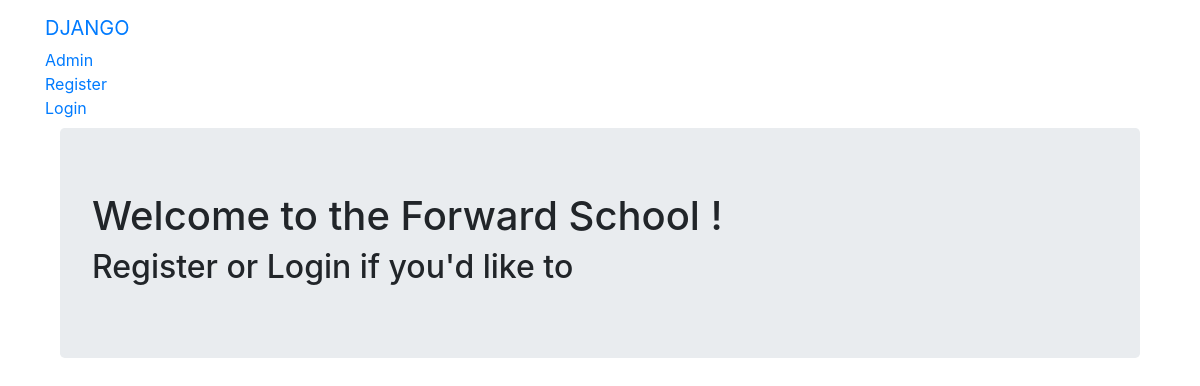
The page /hello_world/dashboard/ on the database as committed earlier.
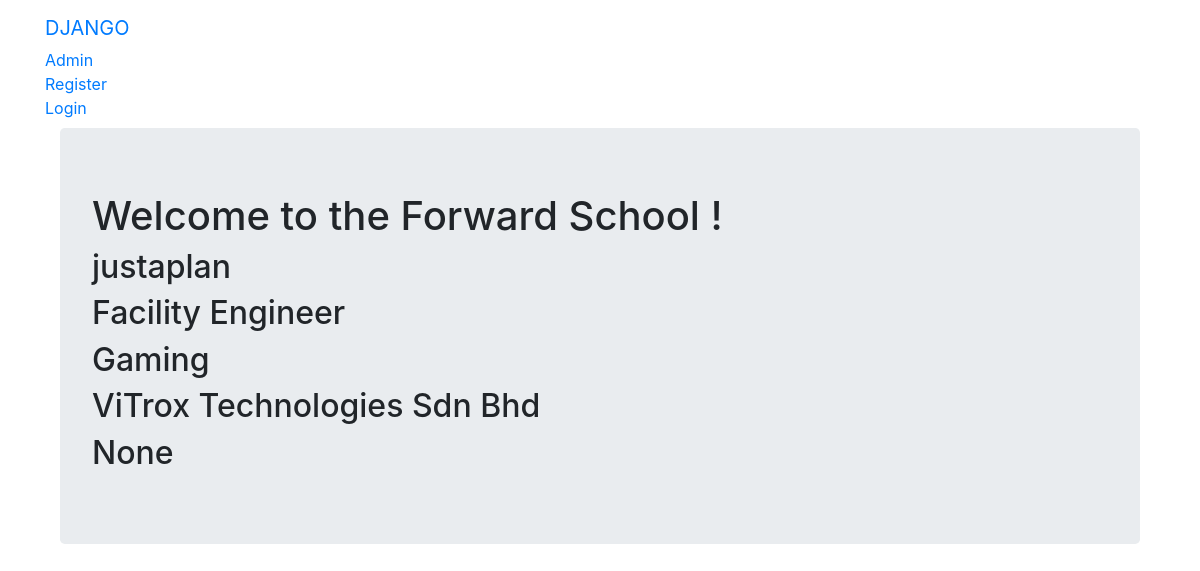
The same page on the database as committed later.
### hello_world/models.py (models this page shows, shortened)
class UserProfileInfo(models.Model):
    user = models.OneToOneField(User, on_delete=models.CASCADE)
    occupation = models.TextField(blank=True)
    company=models.TextField(blank=True)
    hobby=models.TextField(blank=True)

### hello_world/views.py (the view)
def dashboard(request):
    all_users = UserProfileInfo.objects.select_related('user')
    return render(request,'hello_world/dashboard.html',{'all_users':all_users})

### templates/hello_world/dashboard.html
{% extends "hello_world/base.html" %}
{% block body_block %}
<div class="container">
  <div class="jumbotron">
    <h1>Welcome to the Forward School !</h1>
    {% if all_users %}
        {% for row in all_users %}
            <h2>{{row.user.username}}</h2>
            <h2>{{row.occupation}}</h2>
            <h2>{{row.hobby}}</h2>
            <h2>{{row.company}}</h2>
            <h2>{{row.user.last_login}}</h2>
        {% endfor %}
    {% else %}
        <h2>Register or Login if you'd like to</h2>
    {% endif %}
  </div>
</div>
{% endblock %}

### templates/hello_world/base.html (shortened to what this page needs)
<!DOCTYPE html>
<html>
  <head>
    <link href="https://cdnjs.cloudflare.com/ajax/libs/twitter-bootstrap/4.0.0/css/bootstrap.min.css" rel="stylesheet" id="bootstrap-css">
</head>
  <body>
    <nav class="navbar navbar-default navbar-static-top">
      <div class="container">
        <ul class="nav navbar-nav">
          <li><a class="navbar-brand" href="{% url 'index' %}">DJANGO</a></li>
          <li><a class="navbar-link" href="{% url 'admin:index' %}">Admin</a></li>
          <li><a class="navbar-link" href="{% url 'hello_world:register' %}">Register</a></li>
          {% if user.is_authenticated %}
            <li><a href="{% url 'logout' %}">Logout</a></li>
          {% else %}
            <li><a class="navbar-link" href="{% url 'hello_world:user_login' %}">Login</a></li>
          {% endif %}
        </ul>
      </div>
    </nav>
    <div class="container">
    {% block body_block %}
    {% endblock %}
    </div>
  </body>
</html>

Rows that differ between the two databases and show on the page:
added UserProfileInfo: user.username "justaplan", occupation "Facility Engineer", hobby "Gaming", company "ViTrox Technologies Sdn Bhd", user.last_login "None"
Other text that changed with them:
text no longer shown: "Register or Login if you'd like to"
